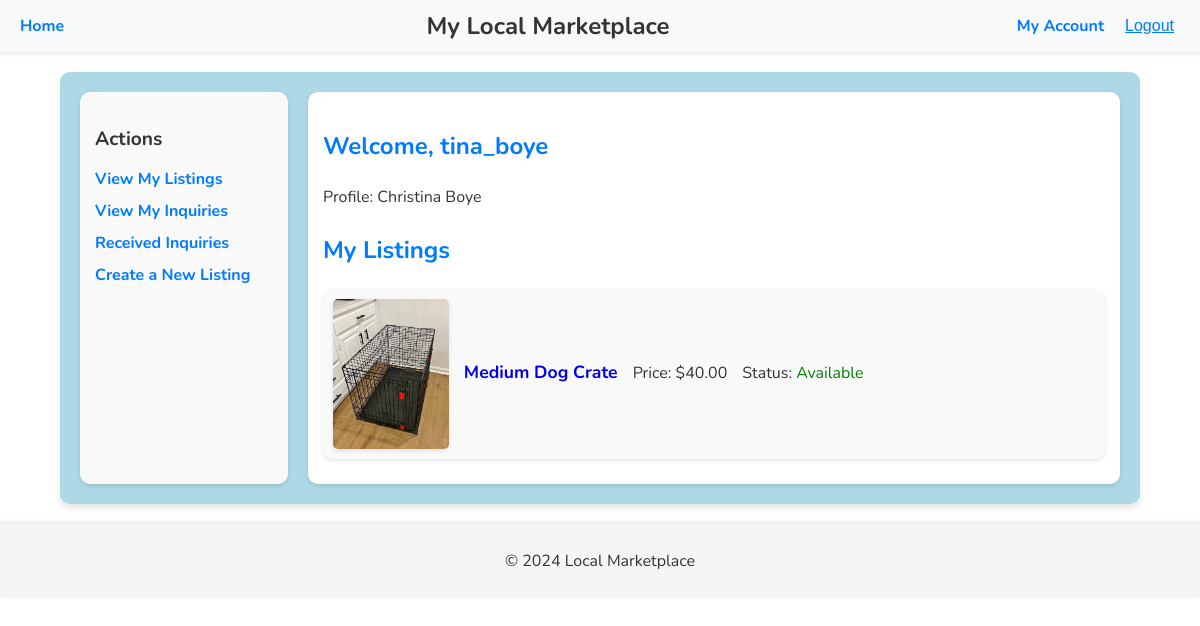
Screenshot of /project/my-account/ (signed in) with the database file from the repository.
### project/models.py (models this page shows, shortened)
class Profile(models.Model):
    user = models.ForeignKey('auth.User', on_delete=models.CASCADE)  # Django's built-in User model
    first_name = models.CharField(max_length=50)
    last_name = models.CharField(max_length=50)
    email = models.EmailField(unique=True)
    address = models.TextField()

class Listing(models.Model):
    item_name = models.CharField(max_length=100)
    description = models.TextField()
    price = models.DecimalField(max_digits=10, decimal_places=2)
    seller = models.ForeignKey(Profile, on_delete=models.CASCADE, related_name='listings')
    posted_date = models.DateTimeField(auto_now_add=True)
    category = models.ForeignKey(Category, on_delete=models.SET_NULL, null=True, blank=True)
    picture = models.ImageField(upload_to='listing_pictures/', blank=True, null=True)
    status = models.CharField(
        max_length=10,
        choices=[('available', 'Available'), ('bought', 'Bought')],
        default='available'
    )

### project/views.py (the view, shortened to what this page needs)
# urls.py: path('my-account/', MyAccountView.as_view(), name='my-account'),
class MyAccountView(LoginRequiredMixin, ListView):
    model = Listing
    template_name = 'project/my_account.html'
    context_object_name = 'listings'
    def get_queryset(self):
        current_profile = Profile.objects.filter(user=self.request.user).first()
        return Listing.objects.filter(seller=current_profile)
    def get_context_data(self, **kwargs):
        context = super().get_context_data(**kwargs)
        current_profile = Profile.objects.filter(user=self.request.user).first()
        view = self.request.GET.get('view')
        if view == 'inquiries':
            context['show_inquiries'] = True
            context['inquiries'] = Inquiry.objects.filter(buyer=current_profile)
            context['show_listings'] = False
            context['show_received_inquiries'] = False
        else:
            context['show_listings'] = True
            context['show_inquiries'] = False
            context['show_received_inquiries'] = False
        context['current_profile'] = current_profile
        context['current_user'] = self.request.user
        return context

### project/templates/project/my_account.html (shortened to what this page needs)
{% extends 'project/base.html' %}
{% block content %}
<div class="account-container">
    <div class="sidebar">
        <h3>Actions</h3>
        <ul>
            <li><a href="{% url 'my-account' %}?view=listings">View My Listings</a></li>
            <li><a href="{% url 'my-account' %}?view=inquiries">View My Inquiries</a></li>
            <li><a href="{% url 'my-account' %}?view=received-inquiries">Received Inquiries</a></li>
            <li><a href="{% url 'create_listing' %}">Create a New Listing</a></li>
        </ul>
    </div>
    <div class="main-content">
        <h2>Welcome, {{ current_user.username }}</h2>
        <p>Profile: {{ current_profile.first_name }} {{ current_profile.last_name }}</p>
        {% if show_inquiries %}
    <h2>My Sent Inquiries</h2>
    <ul>
        {% for inquiry in inquiries %}
            <li>
                <strong>Listing:</strong>
                <a href="{% url 'listing_detail' inquiry.listing.id %}">{{ inquiry.listing.item_name }}</a><br>
                <strong>Message:</strong> {{ inquiry.message }}<br>
                <strong>Sent Date:</strong> {{ inquiry.sent_date }}<br>
                <strong>Status:</strong>
                <span class="
                    {% if inquiry.status == 'pending' %}status-pending{% endif %}
                    {% if inquiry.status == 'accepted' %}status-accepted{% endif %}
                    {% if inquiry.status == 'rejected' %}status-rejected{% endif %}
                ">
                    {{ inquiry.get_status_display }}
                </span>
            </li>
        {% empty %}
            <p>You have not sent any inquiries yet.</p>
        {% endfor %}
        </ul>
            {% elif show_listings %}
            <h2>My Listings</h2>
            <ul>
                {% for listing in listings %}
                    <li>
                        {% if listing.picture %}
                            <img src="{{ listing.picture.url }}" alt="{{ listing.item_name }}" style="max-width: 150px; max-height: 150px;">
                        {% endif %}
                        <div class="listing-title">
                            <a href="{% url 'listing_detail' listing.id %}">{{ listing.item_name }}</a>
                        </div>
                        <p>Price: ${{ listing.price }}</p>
                        <p>Status:
                            {% if listing.status == 'available' %}
                                <span style="color: green;">Available</span>
                            {% else %}
                                <span style="color: red;">Bought</span>
                            {% endif %}
                        </p>
                    </li>
                {% empty %}
                    <p>You have no listings yet.</p>
                {% endfor %}
            </ul>
        {% endif %}
    </div>
</div>
{% endblock %}

### static/project/styles.css (style rules this page uses)
body { font-family: 'Nunito', sans-serif; font-weight: 400; font-style: normal; margin: 0; padding: 0; width: 100%; min-height: 100%; flex-direction: column; }
.account-container { display: flex; gap: 20px; background-color: #ADD8E6; padding: 20px; border-radius: 10px; box-shadow: 0px 4px 6px rgba(0, 0, 0, 0.1); width: 90%; max-width: 1400px; margin: 20px auto; box-sizing: border-box; }
.sidebar { width: 20%; background-color: #f9f9f9; padding: 15px; border-radius: 10px; box-shadow: 0px 2px 4px rgba(0, 0, 0, 0.1); box-sizing: border-box; position: sticky; top: 20px; }
.sidebar h3 { margin-bottom: 15px; font-size: 1.2rem; color: #333; }
.sidebar ul { list-style: none; padding: 0; }
.sidebar ul li { margin-bottom: 10px; }
.sidebar ul li a { text-decoration: none; color: #007bff; font-weight: bold; }
.main-content { flex: 1; background-color: #ffffff; padding: 15px; border-radius: 10px; box-shadow: 0px 2px 4px rgba(0, 0, 0, 0.1); font-size: 1rem; line-height: 1.6; color: #333; text-align: left; }
.main-content h2 { font-size: 1.5rem; color: #007bff; margin-bottom: 20px; }
.main-content ul { list-style: none; padding: 0; margin: 0; }
.main-content ul li { display: flex; align-items: center; gap: 15px; background: #f9f9f9; padding: 10px; margin-bottom: 10px; border-radius: 10px; box-shadow: 0px 2px 4px rgba(0, 0, 0, 0.1); }
.main-content ul li img { border-radius: 5px; max-width: 150px; max-height: 150px; box-shadow: 0px 2px 4px rgba(0, 0, 0, 0.1); }
.main-content ul li .listing-title { font-size: 1.1rem; font-weight: bold; color: #007bff; margin-bottom: 5px; }
.main-content ul li .listing-title a { text-decoration: none; }
.main-content ul li p { font-size: 1rem; color: #333; }

### rows the page displays
Profile: first_name "Christina", last_name "Boye"
Listing: picture (picture), item_name "Medium Dog Crate", price "40.00", status "Available"

### other values shown
{{ current_user.username }} "tina_boye"
